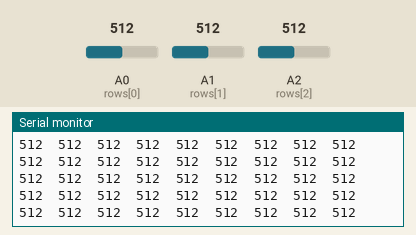
Simulated run of this sketch. Board: Arduino Uno, built with avr-gcc and run on an emulated ATmega328P. On the bench: the last lines printed to the serial monitor. The inputs (shaded band) are chosen by the test bench; at power-on: A0 (rows[0]) = 512, A1 (rows[1]) = 512, A2 (rows[2]) = 512.

Above: at 1.2 s.
1.3 s: A0 (rows[0]) set to 108
At 2.3 s:
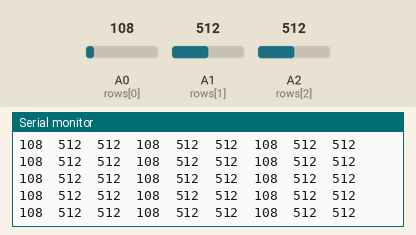
4.3 s: A0 (rows[0]) set to 94
At 4.8 s:
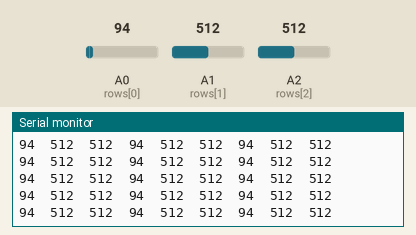
7.3 s: A1 (rows[1]) set to 11
At 8.2 s:
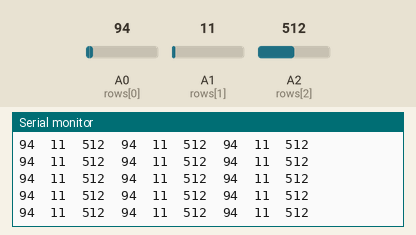
10.3 s: A1 (rows[1]) set to 8
At 11.0 s:
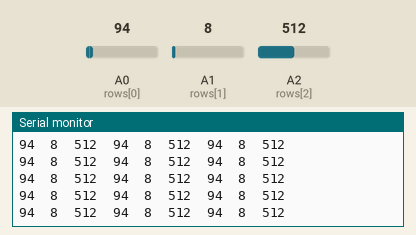
13.3 s: A2 (rows[2]) set to 105
At 13.9 s:
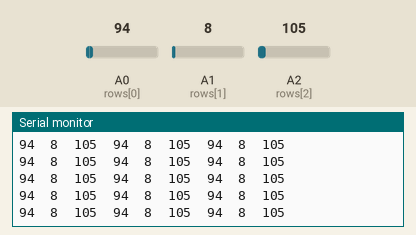
14.8 s: A2 (rows[2]) set to 94
At 15.3 s:
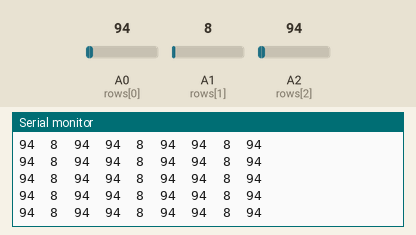
Timing chart, 0 to 17.8 s (numbered marks = the images above; inputs shaded):
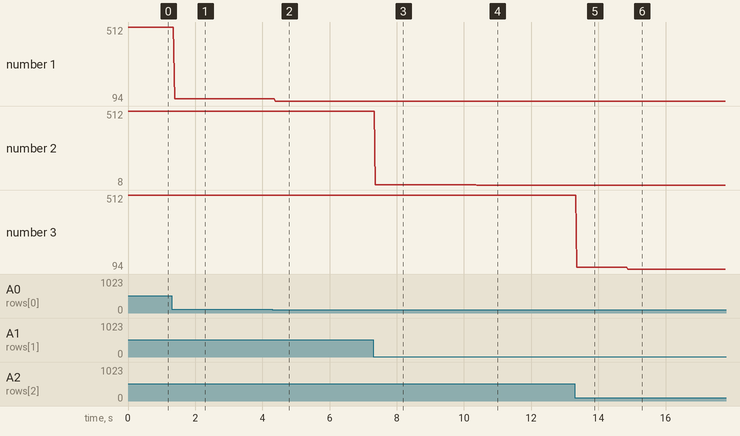

Measured:
- after the input at 1.3 s, the serial monitor: prints a new line after 0.09 s (image 1)
- after the input at 4.3 s, the serial monitor: prints a new line after 0.09 s (image 2)
- after the input at 7.3 s, the serial monitor: prints a new line after 0.06 s (image 3)
- after the input at 10.3 s, the serial monitor: prints a new line after 0.06 s (image 4)
- after the input at 13.3 s, the serial monitor: prints a new line after 0.06 s (image 5)
- after the input at 14.8 s, the serial monitor: prints a new line after 0.07 s (image 6)
- plotted number 1: 512 → 108 after the input at 1.3 s, 108 → 94 after the input at 4.3 s
- plotted number 2: 512 → 11 after the input at 7.3 s, 11 → 8 after the input at 10.3 s

The sketch:

pressureMatrix_3x3_forLoop.ino
```cpp
/*
  Pressure Sensor Matrix Code
  parsing through a pressure sensor matrix grid by switching individual
  rows/columns to be HIGH, LOW or INPUT (high impedance) to detect
  location and pressure.
  >> https://www.kobakant.at/DIY/?p=7443
*/

#define numRows 3
#define numCols 3
#define sensorPoints numRows*numCols

int rows[] = {A0, A1, A2};
int cols[] = {5,6,7};
int incomingValues[sensorPoints] = {};

void setup() {
  // set all rows and columns to INPUT (high impedance):
  for (int i = 0; i < numRows; i++) {
    pinMode(rows[i], INPUT_PULLUP);
  }
  for (int i = 0; i < numCols; i++) {
    pinMode(cols[i], INPUT);
  }
  Serial.begin(9600);
}

void loop() {
  for (int colCount = 0; colCount < numCols; colCount++) {
    pinMode(cols[colCount], OUTPUT);  // set as OUTPUT
    digitalWrite(cols[colCount], LOW);  // set LOW

    for (int rowCount = 0; rowCount < numRows; rowCount++) {
      incomingValues[colCount * numRows + rowCount] = analogRead(rows[rowCount]);  // read INPUT
    }// end rowCount

    pinMode(cols[colCount], INPUT);  // set back to INPUT!

  }// end colCount

  // Print the incoming values of the grid:
  for (int i = 0; i < sensorPoints; i++) {
    Serial.print(incomingValues[i]);
    if (i < sensorPoints - 1) Serial.print("\t");
  }
  Serial.println();
  delay(10);
}
```
